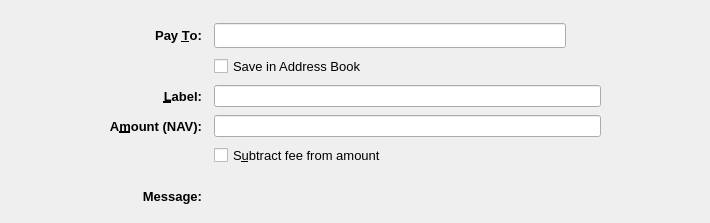
<?xml version="1.0" encoding="UTF-8"?>
<ui version="4.0">
 <class>SendCoinsEntry</class>
 <widget class="QStackedWidget" name="SendCoinsEntry">
  <property name="geometry">
   <rect>
    <x>0</x>
    <y>0</y>
    <width>710</width>
    <height>223</height>
   </rect>
  </property>
  <property name="focusPolicy">
   <enum>Qt::TabFocus</enum>
  </property>
  <property name="autoFillBackground">
   <bool>false</bool>
  </property>
  <property name="styleSheet">
   <string notr="true"/>
  </property>
  <property name="currentIndex">
   <number>0</number>
  </property>
  <widget class="QFrame" name="SendCoins">
   <property name="toolTip">
    <string>This is a normal payment.</string>
   </property>
   <property name="frameShape">
    <enum>QFrame::NoFrame</enum>
   </property>
   <layout class="QGridLayout" name="gridLayout">
    <property name="topMargin">
     <number>8</number>
    </property>
    <property name="bottomMargin">
     <number>4</number>
    </property>
    <property name="horizontalSpacing">
     <number>12</number>
    </property>
    <property name="verticalSpacing">
     <number>8</number>
    </property>
    <item row="1" column="0">
     <spacer name="horizontalSpacer">
      <property name="orientation">
       <enum>Qt::Horizontal</enum>
      </property>
      <property name="sizeType">
       <enum>QSizePolicy::Maximum</enum>
      </property>
      <property name="sizeHint" stdset="0">
       <size>
        <width>100</width>
        <height>20</height>
       </size>
      </property>
     </spacer>
    </item>
    <item row="3" column="2">
     <widget class="QLineEdit" name="addAsLabel">
      <property name="sizePolicy">
       <sizepolicy hsizetype="Expanding" vsizetype="Expanding">
        <horstretch>0</horstretch>
        <verstretch>0</verstretch>
       </sizepolicy>
      </property>
      <property name="toolTip">
       <string>Enter a label for this address to add it to the list of used addresses</string>
      </property>
      <property name="styleSheet">
       <string notr="true"/>
      </property>
     </widget>
    </item>
    <item row="0" column="2">
     <spacer name="verticalSpacer">
      <property name="orientation">
       <enum>Qt::Vertical</enum>
      </property>
      <property name="sizeHint" stdset="0">
       <size>
        <width>20</width>
        <height>40</height>
       </size>
      </property>
     </spacer>
    </item>
    <item row="1" column="3">
     <spacer name="horizontalSpacer_2">
      <property name="orientation">
       <enum>Qt::Horizontal</enum>
      </property>
      <property name="sizeType">
       <enum>QSizePolicy::Maximum</enum>
      </property>
      <property name="sizeHint" stdset="0">
       <size>
        <width>100</width>
        <height>20</height>
       </size>
      </property>
     </spacer>
    </item>
    <item row="12" column="2">
     <widget class="QLabel" name="messageTextLabel">
      <property name="toolTip">
       <string>A message that was attached to the tenocoin: URI which will be stored with the transaction for your reference. Note: This message will not be sent over the TenoCoin network.</string>
      </property>
      <property name="styleSheet">
       <string notr="true"/>
      </property>
      <property name="textFormat">
       <enum>Qt::PlainText</enum>
      </property>
     </widget>
    </item>
    <item row="1" column="1">
     <widget class="QLabel" name="payToLabel">
      <property name="font">
       <font>
        <pointsize>10</pointsize>
        <weight>75</weight>
        <bold>true</bold>
       </font>
      </property>
      <property name="text">
       <string>Pay &amp;To:</string>
      </property>
      <property name="alignment">
       <set>Qt::AlignRight|Qt::AlignTrailing|Qt::AlignVCenter</set>
      </property>
      <property name="buddy">
       <cstring>payTo</cstring>
      </property>
     </widget>
    </item>
    <item row="12" column="1">
     <widget class="QLabel" name="messageLabel">
      <property name="font">
       <font>
        <pointsize>10</pointsize>
        <weight>75</weight>
        <bold>true</bold>
       </font>
      </property>
      <property name="text">
       <string>Message:</string>
      </property>
      <property name="alignment">
       <set>Qt::AlignRight|Qt::AlignTrailing|Qt::AlignVCenter</set>
      </property>
     </widget>
    </item>
    <item row="6" column="2">
     <layout class="QHBoxLayout" name="horizontalLayoutAmount" stretch="0">
      <item>
       <widget class="TenoCoinAmountField" name="payAmount">
        <property name="sizePolicy">
         <sizepolicy hsizetype="Expanding" vsizetype="Expanding">
          <horstretch>0</horstretch>
          <verstretch>0</verstretch>
         </sizepolicy>
        </property>
        <property name="styleSheet">
         <string notr="true"/>
        </property>
       </widget>
      </item>
     </layout>
    </item>
    <item row="3" column="1">
     <widget class="QLabel" name="labellLabel">
      <property name="font">
       <font>
        <pointsize>10</pointsize>
        <weight>75</weight>
        <bold>true</bold>
       </font>
      </property>
      <property name="text">
       <string>&amp;Label:</string>
      </property>
      <property name="alignment">
       <set>Qt::AlignRight|Qt::AlignTrailing|Qt::AlignVCenter</set>
      </property>
      <property name="buddy">
       <cstring>addAsLabel</cstring>
      </property>
     </widget>
    </item>
    <item row="1" column="2">
     <layout class="QHBoxLayout" name="payToLayout">
      <property name="spacing">
       <number>0</number>
      </property>
      <item>
       <widget class="QValidatedLineEdit" name="payTo">
        <property name="sizePolicy">
         <sizepolicy hsizetype="Expanding" vsizetype="Expanding">
          <horstretch>0</horstretch>
          <verstretch>0</verstretch>
         </sizepolicy>
        </property>
        <property name="toolTip">
         <string>The TenoCoin address to send the payment to</string>
        </property>
        <property name="styleSheet">
         <string notr="true"/>
        </property>
       </widget>
      </item>
      <item>
       <widget class="QToolButton" name="addressBookButton">
        <property name="toolTip">
         <string notr="true"/>
        </property>
        <property name="styleSheet">
         <string notr="true">border:0;background:transparent</string>
        </property>
        <property name="text">
         <string/>
        </property>
        <property name="icon">
         <iconset resource="../tenocoin.qrc">
          <normaloff>:/icons/address-book</normaloff>:/icons/address-book</iconset>
        </property>
        <property name="iconSize">
         <size>
          <width>22</width>
          <height>22</height>
         </size>
        </property>
        <property name="shortcut">
         <string>Alt+A</string>
        </property>
       </widget>
      </item>
      <item>
       <spacer name="horizontalSpacer_3">
        <property name="orientation">
         <enum>Qt::Horizontal</enum>
        </property>
        <property name="sizeType">
         <enum>QSizePolicy::Maximum</enum>
        </property>
        <property name="sizeHint" stdset="0">
         <size>
          <width>10</width>
          <height>20</height>
         </size>
        </property>
       </spacer>
      </item>
     </layout>
    </item>
    <item row="10" column="2">
     <spacer name="verticalSpacer_3">
      <property name="orientation">
       <enum>Qt::Vertical</enum>
      </property>
      <property name="sizeHint" stdset="0">
       <size>
        <width>20</width>
        <height>40</height>
       </size>
      </property>
     </spacer>
    </item>
    <item row="2" column="2">
     <widget class="QCheckBox" name="addressBookCheckBox">
      <property name="font">
       <font>
        <pointsize>10</pointsize>
       </font>
      </property>
      <property name="text">
       <string>Save in Address Book</string>
      </property>
     </widget>
    </item>
    <item row="6" column="1">
     <widget class="QLabel" name="amountLabel">
      <property name="font">
       <font>
        <pointsize>10</pointsize>
        <weight>75</weight>
        <bold>true</bold>
       </font>
      </property>
      <property name="text">
       <string>A&amp;mount (NAV):</string>
      </property>
      <property name="alignment">
       <set>Qt::AlignRight|Qt::AlignTrailing|Qt::AlignVCenter</set>
      </property>
      <property name="buddy">
       <cstring>payAmount</cstring>
      </property>
     </widget>
    </item>
    <item row="13" column="2">
     <spacer name="verticalSpacer_2">
      <property name="orientation">
       <enum>Qt::Vertical</enum>
      </property>
      <property name="sizeHint" stdset="0">
       <size>
        <width>20</width>
        <height>40</height>
       </size>
      </property>
     </spacer>
    </item>
    <item row="7" column="2">
     <widget class="QCheckBox" name="checkboxSubtractFeeFromAmount">
      <property name="font">
       <font>
        <pointsize>10</pointsize>
       </font>
      </property>
      <property name="toolTip">
       <string>The fee will be deducted from the amount being sent. The recipient will receive less tenocoins than you enter in the amount field. If multiple recipients are selected, the fee is split equally.</string>
      </property>
      <property name="text">
       <string>S&amp;ubtract fee from amount</string>
      </property>
     </widget>
    </item>
   </layout>
  </widget>
  <widget class="QFrame" name="SendCoins_UnauthenticatedPaymentRequest">
   <property name="palette">
    <palette>
     <active>
      <colorrole role="WindowText">
       <brush brushstyle="SolidPattern">
        <color alpha="255">
         <red>0</red>
         <green>0</green>
         <blue>0</blue>
        </color>
       </brush>
      </colorrole>
      <colorrole role="Button">
       <brush brushstyle="SolidPattern">
        <color alpha="255">
         <red>239</red>
         <green>241</green>
         <blue>244</blue>
        </color>
       </brush>
      </colorrole>
      <colorrole role="Light">
       <brush brushstyle="SolidPattern">
        <color alpha="255">
         <red>255</red>
         <green>255</green>
         <blue>255</blue>
        </color>
       </brush>
      </colorrole>
      <colorrole role="Midlight">
       <brush brushstyle="SolidPattern">
        <color alpha="255">
         <red>255</red>
         <green>255</green>
         <blue>191</blue>
        </color>
       </brush>
      </colorrole>
      <colorrole role="Dark">
       <brush brushstyle="SolidPattern">
        <color alpha="255">
         <red>127</red>
         <green>127</green>
         <blue>63</blue>
        </color>
       </brush>
      </colorrole>
      <colorrole role="Mid">
       <brush brushstyle="SolidPattern">
        <color alpha="255">
         <red>170</red>
         <green>170</green>
         <blue>84</blue>
        </color>
       </brush>
      </colorrole>
      <colorrole role="Text">
       <brush brushstyle="SolidPattern">
        <color alpha="255">
         <red>0</red>
         <green>0</green>
         <blue>0</blue>
        </color>
       </brush>
      </colorrole>
      <colorrole role="BrightText">
       <brush brushstyle="SolidPattern">
        <color alpha="255">
         <red>255</red>
         <green>255</green>
         <blue>255</blue>
        </color>
       </brush>
      </colorrole>
      <colorrole role="ButtonText">
       <brush brushstyle="SolidPattern">
        <color alpha="255">
         <red>0</red>
         <green>0</green>
         <blue>0</blue>
        </color>
       </brush>
      </colorrole>
      <colorrole role="Base">
       <brush brushstyle="SolidPattern">
        <color alpha="255">
         <red>239</red>
         <green>241</green>
         <blue>244</blue>
        </color>
       </brush>
      </colorrole>
      <colorrole role="Window">
       <brush brushstyle="SolidPattern">
        <color alpha="255">
         <red>239</red>
         <green>241</green>
         <blue>244</blue>
        </color>
       </brush>
      </colorrole>
      <colorrole role="Shadow">
       <brush brushstyle="SolidPattern">
        <color alpha="255">
         <red>0</red>
         <green>0</green>
         <blue>0</blue>
        </color>
       </brush>
      </colorrole>
      <colorrole role="AlternateBase">
       <brush brushstyle="SolidPattern">
        <color alpha="255">
         <red>255</red>
         <green>255</green>
         <blue>191</blue>
        </color>
       </brush>
      </colorrole>
      <colorrole role="ToolTipBase">
       <brush brushstyle="SolidPattern">
        <color alpha="255">
         <red>255</red>
         <green>255</green>
         <blue>220</blue>
        </color>
       </brush>
      </colorrole>
      <colorrole role="ToolTipText">
       <brush brushstyle="SolidPattern">
        <color alpha="255">
         <red>0</red>
         <green>0</green>
         <blue>0</blue>
        </color>
       </brush>
      </colorrole>
     </active>
     <inactive>
      <colorrole role="WindowText">
       <brush brushstyle="SolidPattern">
        <color alpha="255">
         <red>0</red>
         <green>0</green>
         <blue>0</blue>
        </color>
       </brush>
      </colorrole>
      <colorrole role="Button">
       <brush brushstyle="SolidPattern">
        <color alpha="255">
         <red>239</red>
         <green>241</green>
         <blue>244</blue>
        </color>
       </brush>
      </colorrole>
      <colorrole role="Light">
       <brush brushstyle="SolidPattern">
        <color alpha="255">
         <red>255</red>
         <green>255</green>
         <blue>255</blue>
        </color>
       </brush>
      </colorrole>
      <colorrole role="Midlight">
       <brush brushstyle="SolidPattern">
        <color alpha="255">
         <red>255</red>
         <green>255</green>
         <blue>191</blue>
        </color>
       </brush>
      </colorrole>
      <colorrole role="Dark">
       <brush brushstyle="SolidPattern">
        <color alpha="255">
         <red>127</red>
         <green>127</green>
         <blue>63</blue>
        </color>
       </brush>
      </colorrole>
      <colorrole role="Mid">
       <brush brushstyle="SolidPattern">
        <color alpha="255">
         <red>170</red>
         <green>170</green>
         <blue>84</blue>
        </color>
       </brush>
      </colorrole>
      <colorrole role="Text">
       <brush brushstyle="SolidPattern">
        <color alpha="255">
         <red>0</red>
         <green>0</green>
         <blue>0</blue>
        </color>
       </brush>
      </colorrole>
      <colorrole role="BrightText">
       <brush brushstyle="SolidPattern">
        <color alpha="255">
         <red>255</red>
         <green>255</green>
         <blue>255</blue>
        </color>
       </brush>
      </colorrole>
      <colorrole role="ButtonText">
       <brush brushstyle="SolidPattern">
        <color alpha="255">
         <red>0</red>
         <green>0</green>
         <blue>0</blue>
        </color>
       </brush>
      </colorrole>
      <colorrole role="Base">
       <brush brushstyle="SolidPattern">
        <color alpha="255">
         <red>239</red>
         <green>241</green>
         <blue>244</blue>
        </color>
       </brush>
      </colorrole>
      <colorrole role="Window">
       <brush brushstyle="SolidPattern">
        <color alpha="255">
         <red>239</red>
         <green>241</green>
         <blue>244</blue>
        </color>
       </brush>
      </colorrole>
      <colorrole role="Shadow">
       <brush brushstyle="SolidPattern">
        <color alpha="255">
         <red>0</red>
         <green>0</green>
         <blue>0</blue>
        </color>
       </brush>
      </colorrole>
      <colorrole role="AlternateBase">
       <brush brushstyle="SolidPattern">
        <color alpha="255">
         <red>255</red>
         <green>255</green>
         <blue>191</blue>
        </color>
       </brush>
      </colorrole>
      <colorrole role="ToolTipBase">
       <brush brushstyle="SolidPattern">
        <color alpha="255">
         <red>255</red>
         <green>255</green>
         <blue>220</blue>
        </color>
       </brush>
      </colorrole>
      <colorrole role="ToolTipText">
       <brush brushstyle="SolidPattern">
        <color alpha="255">
         <red>0</red>
         <green>0</green>
         <blue>0</blue>
        </color>
       </brush>
      </colorrole>
     </inactive>
     <disabled>
      <colorrole role="WindowText">
       <brush brushstyle="SolidPattern">
        <color alpha="255">
         <red>127</red>
         <green>127</green>
         <blue>63</blue>
        </color>
       </brush>
      </colorrole>
      <colorrole role="Button">
       <brush brushstyle="SolidPattern">
        <color alpha="255">
         <red>239</red>
         <green>241</green>
         <blue>244</blue>
        </color>
       </brush>
      </colorrole>
      <colorrole role="Light">
       <brush brushstyle="SolidPattern">
        <color alpha="255">
         <red>255</red>
         <green>255</green>
         <blue>255</blue>
        </color>
       </brush>
      </colorrole>
      <colorrole role="Midlight">
       <brush brushstyle="SolidPattern">
        <color alpha="255">
         <red>255</red>
         <green>255</green>
         <blue>191</blue>
        </color>
       </brush>
      </colorrole>
      <colorrole role="Dark">
       <brush brushstyle="SolidPattern">
        <color alpha="255">
         <red>127</red>
         <green>127</green>
         <blue>63</blue>
        </color>
       </brush>
      </colorrole>
      <colorrole role="Mid">
       <brush brushstyle="SolidPattern">
        <color alpha="255">
         <red>170</red>
         <green>170</green>
         <blue>84</blue>
        </color>
       </brush>
      </colorrole>
      <colorrole role="Text">
       <brush brushstyle="SolidPattern">
        <color alpha="255">
         <red>127</red>
         <green>127</green>
         <blue>63</blue>
        </color>
       </brush>
      </colorrole>
      <colorrole role="BrightText">
       <brush brushstyle="SolidPattern">
        <color alpha="255">
         <red>255</red>
         <green>255</green>
         <blue>255</blue>
        </color>
       </brush>
      </colorrole>
      <colorrole role="ButtonText">
       <brush brushstyle="SolidPattern">
        <color alpha="255">
         <red>127</red>
         <green>127</green>
         <blue>63</blue>
        </color>
       </brush>
      </colorrole>
      <colorrole role="Base">
       <brush brushstyle="SolidPattern">
        <color alpha="255">
         <red>239</red>
         <green>241</green>
         <blue>244</blue>
        </color>
       </brush>
      </colorrole>
      <colorrole role="Window">
       <brush brushstyle="SolidPattern">
        <color alpha="255">
         <red>239</red>
         <green>241</green>
         <blue>244</blue>
        </color>
       </brush>
      </colorrole>
      <colorrole role="Shadow">
       <brush brushstyle="SolidPattern">
        <color alpha="255">
         <red>0</red>
         <green>0</green>
         <blue>0</blue>
        </color>
       </brush>
      </colorrole>
      <colorrole role="AlternateBase">
       <brush brushstyle="SolidPattern">
        <color alpha="255">
         <red>255</red>
         <green>255</green>
         <blue>127</blue>
        </color>
       </brush>
      </colorrole>
      <colorrole role="ToolTipBase">
       <brush brushstyle="SolidPattern">
        <color alpha="255">
         <red>255</red>
         <green>255</green>
         <blue>220</blue>
        </color>
       </brush>
      </colorrole>
      <colorrole role="ToolTipText">
       <brush brushstyle="SolidPattern">
        <color alpha="255">
         <red>0</red>
         <green>0</green>
         <blue>0</blue>
        </color>
       </brush>
      </colorrole>
     </disabled>
    </palette>
   </property>
   <property name="toolTip">
    <string>This is an unauthenticated payment request.</string>
   </property>
   <property name="autoFillBackground">
    <bool>false</bool>
   </property>
   <property name="frameShape">
    <enum>QFrame::NoFrame</enum>
   </property>
   <layout class="QGridLayout" name="gridLayout_is">
    <property name="spacing">
     <number>12</number>
    </property>
    <item row="0" column="0">
     <widget class="QLabel" name="payToLabel_is">
      <property name="text">
       <string>Pay To:</string>
      </property>
      <property name="alignment">
       <set>Qt::AlignRight|Qt::AlignTrailing|Qt::AlignVCenter</set>
      </property>
     </widget>
    </item>
    <item row="0" column="1">
     <layout class="QHBoxLayout" name="payToLayout_is">
      <property name="spacing">
       <number>0</number>
      </property>
      <item>
       <widget class="QLabel" name="payTo_is">
        <property name="styleSheet">
         <string notr="true">background: #fff; border-radius: 4px; border: 1px solid #000; padding:2px</string>
        </property>
       </widget>
      </item>
      <item>
       <widget class="QToolButton" name="deleteButton_is">
        <property name="toolTip">
         <string>Remove this entry</string>
        </property>
        <property name="text">
         <string/>
        </property>
        <property name="icon">
         <iconset resource="../tenocoin.qrc">
          <normaloff>:/icons/remove</normaloff>:/icons/remove</iconset>
        </property>
       </widget>
      </item>
     </layout>
    </item>
    <item row="1" column="0">
     <widget class="QLabel" name="memoLabel_is">
      <property name="text">
       <string>Memo:</string>
      </property>
      <property name="alignment">
       <set>Qt::AlignRight|Qt::AlignTrailing|Qt::AlignVCenter</set>
      </property>
     </widget>
    </item>
    <item row="1" column="1">
     <widget class="QLabel" name="memoTextLabel_is">
      <property name="styleSheet">
       <string notr="true">background: #fff; border-radius: 4px; border: 1px solid #000; padding:2px</string>
      </property>
      <property name="textFormat">
       <enum>Qt::PlainText</enum>
      </property>
     </widget>
    </item>
    <item row="2" column="0">
     <widget class="QLabel" name="amountLabel_is">
      <property name="text">
       <string>A&amp;mount:</string>
      </property>
      <property name="alignment">
       <set>Qt::AlignRight|Qt::AlignTrailing|Qt::AlignVCenter</set>
      </property>
      <property name="buddy">
       <cstring>payAmount_is</cstring>
      </property>
     </widget>
    </item>
    <item row="2" column="1">
     <widget class="TenoCoinAmountField" name="payAmount_is">
      <property name="acceptDrops">
       <bool>false</bool>
      </property>
      <property name="styleSheet">
       <string notr="true">background: #fff; border-radius: 4px; border: 1px solid #000; padding:2px</string>
      </property>
     </widget>
    </item>
   </layout>
  </widget>
  <widget class="QFrame" name="SendCoins_AuthenticatedPaymentRequest">
   <property name="palette">
    <palette>
     <active>
      <colorrole role="WindowText">
       <brush brushstyle="SolidPattern">
        <color alpha="255">
         <red>0</red>
         <green>0</green>
         <blue>0</blue>
        </color>
       </brush>
      </colorrole>
      <colorrole role="Button">
       <brush brushstyle="SolidPattern">
        <color alpha="255">
         <red>239</red>
         <green>241</green>
         <blue>244</blue>
        </color>
       </brush>
      </colorrole>
      <colorrole role="Light">
       <brush brushstyle="SolidPattern">
        <color alpha="255">
         <red>230</red>
         <green>255</green>
         <blue>224</blue>
        </color>
       </brush>
      </colorrole>
      <colorrole role="Midlight">
       <brush brushstyle="SolidPattern">
        <color alpha="255">
         <red>185</red>
         <green>243</green>
         <blue>171</blue>
        </color>
       </brush>
      </colorrole>
      <colorrole role="Dark">
       <brush brushstyle="SolidPattern">
        <color alpha="255">
         <red>70</red>
         <green>116</green>
         <blue>59</blue>
        </color>
       </brush>
      </colorrole>
      <colorrole role="Mid">
       <brush brushstyle="SolidPattern">
        <color alpha="255">
         <red>93</red>
         <green>155</green>
         <blue>79</blue>
        </color>
       </brush>
      </colorrole>
      <colorrole role="Text">
       <brush brushstyle="SolidPattern">
        <color alpha="255">
         <red>0</red>
         <green>0</green>
         <blue>0</blue>
        </color>
       </brush>
      </colorrole>
      <colorrole role="BrightText">
       <brush brushstyle="SolidPattern">
        <color alpha="255">
         <red>155</red>
         <green>255</green>
         <blue>147</blue>
        </color>
       </brush>
      </colorrole>
      <colorrole role="ButtonText">
       <brush brushstyle="SolidPattern">
        <color alpha="255">
         <red>0</red>
         <green>0</green>
         <blue>0</blue>
        </color>
       </brush>
      </colorrole>
      <colorrole role="Base">
       <brush brushstyle="SolidPattern">
        <color alpha="255">
         <red>239</red>
         <green>241</green>
         <blue>244</blue>
        </color>
       </brush>
      </colorrole>
      <colorrole role="Window">
       <brush brushstyle="SolidPattern">
        <color alpha="255">
         <red>239</red>
         <green>241</green>
         <blue>244</blue>
        </color>
       </brush>
      </colorrole>
      <colorrole role="Shadow">
       <brush brushstyle="SolidPattern">
        <color alpha="255">
         <red>0</red>
         <green>0</green>
         <blue>0</blue>
        </color>
       </brush>
      </colorrole>
      <colorrole role="AlternateBase">
       <brush brushstyle="SolidPattern">
        <color alpha="255">
         <red>197</red>
         <green>243</green>
         <blue>187</blue>
        </color>
       </brush>
      </colorrole>
      <colorrole role="NoRole">
       <brush brushstyle="SolidPattern">
        <color alpha="255">
         <red>125</red>
         <green>194</green>
         <blue>122</blue>
        </color>
       </brush>
      </colorrole>
      <colorrole role="ToolTipBase">
       <brush brushstyle="SolidPattern">
        <color alpha="255">
         <red>255</red>
         <green>255</green>
         <blue>220</blue>
        </color>
       </brush>
      </colorrole>
      <colorrole role="ToolTipText">
       <brush brushstyle="SolidPattern">
        <color alpha="255">
         <red>0</red>
         <green>0</green>
         <blue>0</blue>
        </color>
       </brush>
      </colorrole>
     </active>
     <inactive>
      <colorrole role="WindowText">
       <brush brushstyle="SolidPattern">
        <color alpha="255">
         <red>0</red>
         <green>0</green>
         <blue>0</blue>
        </color>
       </brush>
      </colorrole>
      <colorrole role="Button">
       <brush brushstyle="SolidPattern">
        <color alpha="255">
         <red>239</red>
         <green>241</green>
         <blue>244</blue>
        </color>
       </brush>
      </colorrole>
      <colorrole role="Light">
       <brush brushstyle="SolidPattern">
        <color alpha="255">
         <red>230</red>
         <green>255</green>
         <blue>224</blue>
        </color>
       </brush>
      </colorrole>
      <colorrole role="Midlight">
       <brush brushstyle="SolidPattern">
        <color alpha="255">
         <red>185</red>
         <green>243</green>
         <blue>171</blue>
        </color>
       </brush>
      </colorrole>
      <colorrole role="Dark">
       <brush brushstyle="SolidPattern">
        <color alpha="255">
         <red>70</red>
         <green>116</green>
         <blue>59</blue>
        </color>
       </brush>
      </colorrole>
      <colorrole role="Mid">
       <brush brushstyle="SolidPattern">
        <color alpha="255">
         <red>93</red>
         <green>155</green>
         <blue>79</blue>
        </color>
       </brush>
      </colorrole>
      <colorrole role="Text">
       <brush brushstyle="SolidPattern">
        <color alpha="255">
         <red>0</red>
         <green>0</green>
         <blue>0</blue>
        </color>
       </brush>
      </colorrole>
      <colorrole role="BrightText">
       <brush brushstyle="SolidPattern">
        <color alpha="255">
         <red>155</red>
         <green>255</green>
         <blue>147</blue>
        </color>
       </brush>
      </colorrole>
      <colorrole role="ButtonText">
       <brush brushstyle="SolidPattern">
        <color alpha="255">
         <red>0</red>
         <green>0</green>
         <blue>0</blue>
        </color>
       </brush>
      </colorrole>
      <colorrole role="Base">
       <brush brushstyle="SolidPattern">
        <color alpha="255">
         <red>239</red>
         <green>241</green>
         <blue>244</blue>
        </color>
       </brush>
      </colorrole>
      <colorrole role="Window">
       <brush brushstyle="SolidPattern">
        <color alpha="255">
         <red>239</red>
         <green>241</green>
         <blue>244</blue>
        </color>
       </brush>
      </colorrole>
      <colorrole role="Shadow">
       <brush brushstyle="SolidPattern">
        <color alpha="255">
         <red>0</red>
         <green>0</green>
         <blue>0</blue>
        </color>
       </brush>
      </colorrole>
      <colorrole role="AlternateBase">
       <brush brushstyle="SolidPattern">
        <color alpha="255">
         <red>197</red>
         <green>243</green>
         <blue>187</blue>
        </color>
       </brush>
      </colorrole>
      <colorrole role="NoRole">
       <brush brushstyle="SolidPattern">
        <color alpha="255">
         <red>125</red>
         <green>194</green>
         <blue>122</blue>
        </color>
       </brush>
      </colorrole>
      <colorrole role="ToolTipBase">
       <brush brushstyle="SolidPattern">
        <color alpha="255">
         <red>255</red>
         <green>255</green>
         <blue>220</blue>
        </color>
       </brush>
      </colorrole>
      <colorrole role="ToolTipText">
       <brush brushstyle="SolidPattern">
        <color alpha="255">
         <red>0</red>
         <green>0</green>
         <blue>0</blue>
        </color>
       </brush>
      </colorrole>
     </inactive>
     <disabled>
      <colorrole role="WindowText">
       <brush brushstyle="SolidPattern">
        <color alpha="255">
         <red>70</red>
         <green>116</green>
         <blue>59</blue>
        </color>
       </brush>
      </colorrole>
      <colorrole role="Button">
       <brush brushstyle="SolidPattern">
        <color alpha="255">
         <red>239</red>
         <green>241</green>
         <blue>244</blue>
        </color>
       </brush>
      </colorrole>
      <colorrole role="Light">
       <brush brushstyle="SolidPattern">
        <color alpha="255">
         <red>230</red>
         <green>255</green>
         <blue>224</blue>
        </color>
       </brush>
      </colorrole>
      <colorrole role="Midlight">
       <brush brushstyle="SolidPattern">
        <color alpha="255">
         <red>185</red>
         <green>243</green>
         <blue>171</blue>
        </color>
       </brush>
      </colorrole>
      <colorrole role="Dark">
       <brush brushstyle="SolidPattern">
        <color alpha="255">
         <red>70</red>
         <green>116</green>
         <blue>59</blue>
        </color>
       </brush>
      </colorrole>
      <colorrole role="Mid">
       <brush brushstyle="SolidPattern">
        <color alpha="255">
         <red>93</red>
         <green>155</green>
         <blue>79</blue>
        </color>
       </brush>
      </colorrole>
      <colorrole role="Text">
       <brush brushstyle="SolidPattern">
        <color alpha="255">
         <red>70</red>
         <green>116</green>
         <blue>59</blue>
        </color>
       </brush>
      </colorrole>
      <colorrole role="BrightText">
       <brush brushstyle="SolidPattern">
        <color alpha="255">
         <red>155</red>
         <green>255</green>
         <blue>147</blue>
        </color>
       </brush>
      </colorrole>
      <colorrole role="ButtonText">
       <brush brushstyle="SolidPattern">
        <color alpha="255">
         <red>70</red>
         <green>116</green>
         <blue>59</blue>
        </color>
       </brush>
      </colorrole>
      <colorrole role="Base">
       <brush brushstyle="SolidPattern">
        <color alpha="255">
         <red>239</red>
         <green>241</green>
         <blue>244</blue>
        </color>
       </brush>
      </colorrole>
      <colorrole role="Window">
       <brush brushstyle="SolidPattern">
        <color alpha="255">
         <red>239</red>
         <green>241</green>
         <blue>244</blue>
        </color>
       </brush>
      </colorrole>
      <colorrole role="Shadow">
       <brush brushstyle="SolidPattern">
        <color alpha="255">
         <red>0</red>
         <green>0</green>
         <blue>0</blue>
        </color>
       </brush>
      </colorrole>
      <colorrole role="AlternateBase">
       <brush brushstyle="SolidPattern">
        <color alpha="255">
         <red>140</red>
         <green>232</green>
         <blue>119</blue>
        </color>
       </brush>
      </colorrole>
      <colorrole role="NoRole">
       <brush brushstyle="SolidPattern">
        <color alpha="255">
         <red>125</red>
         <green>194</green>
         <blue>122</blue>
        </color>
       </brush>
      </colorrole>
      <colorrole role="ToolTipBase">
       <brush brushstyle="SolidPattern">
        <color alpha="255">
         <red>255</red>
         <green>255</green>
         <blue>220</blue>
        </color>
       </brush>
      </colorrole>
      <colorrole role="ToolTipText">
       <brush brushstyle="SolidPattern">
        <color alpha="255">
         <red>0</red>
         <green>0</green>
         <blue>0</blue>
        </color>
       </brush>
      </colorrole>
     </disabled>
    </palette>
   </property>
   <property name="toolTip">
    <string>This is an authenticated payment request.</string>
   </property>
   <property name="autoFillBackground">
    <bool>false</bool>
   </property>
   <property name="styleSheet">
    <string notr="true">background: #eff1f4; border: 0</string>
   </property>
   <property name="frameShape">
    <enum>QFrame::NoFrame</enum>
   </property>
   <layout class="QGridLayout" name="gridLayout_s">
    <property name="spacing">
     <number>12</number>
    </property>
    <item row="0" column="0">
     <widget class="QLabel" name="payToLabel_s">
      <property name="text">
       <string>Pay To:</string>
      </property>
      <property name="alignment">
       <set>Qt::AlignRight|Qt::AlignTrailing|Qt::AlignVCenter</set>
      </property>
     </widget>
    </item>
    <item row="0" column="1">
     <layout class="QHBoxLayout" name="payToLayout_s">
      <property name="spacing">
       <number>0</number>
      </property>
      <item>
       <widget class="QLabel" name="payTo_s">
        <property name="styleSheet">
         <string notr="true">background: #fff; border-radius: 4px; border: 1px solid #000; padding:2px</string>
        </property>
        <property name="textFormat">
         <enum>Qt::PlainText</enum>
        </property>
       </widget>
      </item>
      <item>
       <widget class="QToolButton" name="deleteButton_s">
        <property name="toolTip">
         <string>Remove this entry</string>
        </property>
        <property name="text">
         <string/>
        </property>
        <property name="icon">
         <iconset resource="../tenocoin.qrc">
          <normaloff>:/icons/remove</normaloff>:/icons/remove</iconset>
        </property>
       </widget>
      </item>
     </layout>
    </item>
    <item row="1" column="0">
     <widget class="QLabel" name="memoLabel_s">
      <property name="text">
       <string>Memo:</string>
      </property>
      <property name="alignment">
       <set>Qt::AlignRight|Qt::AlignTrailing|Qt::AlignVCenter</set>
      </property>
     </widget>
    </item>
    <item row="1" column="1">
     <widget class="QLabel" name="memoTextLabel_s">
      <property name="styleSheet">
       <string notr="true">background: #fff; border-radius: 4px; border: 1px solid #000; padding:2px</string>
      </property>
      <property name="textFormat">
       <enum>Qt::PlainText</enum>
      </property>
     </widget>
    </item>
    <item row="2" column="0">
     <widget class="QLabel" name="amountLabel_s">
      <property name="text">
       <string>A&amp;mount:</string>
      </property>
      <property name="alignment">
       <set>Qt::AlignRight|Qt::AlignTrailing|Qt::AlignVCenter</set>
      </property>
      <property name="buddy">
       <cstring>payAmount_s</cstring>
      </property>
     </widget>
    </item>
    <item row="2" column="1">
     <widget class="TenoCoinAmountField" name="payAmount_s">
      <property name="acceptDrops">
       <bool>false</bool>
      </property>
      <property name="styleSheet">
       <string notr="true">background: #fff; border-radius: 4px; border: 1px solid #000; padding:2px</string>
      </property>
     </widget>
    </item>
   </layout>
  </widget>
 </widget>
 <customwidgets>
  <customwidget>
   <class>QValidatedLineEdit</class>
   <extends>QLineEdit</extends>
   <header>qvalidatedlineedit.h</header>
  </customwidget>
  <customwidget>
   <class>TenoCoinAmountField</class>
   <extends>QLineEdit</extends>
   <header>tenocoinamountfield.h</header>
   <container>1</container>
  </customwidget>
 </customwidgets>
 <tabstops>
  <tabstop>payTo</tabstop>
  <tabstop>addressBookButton</tabstop>
  <tabstop>payAmount</tabstop>
  <tabstop>payAmount_is</tabstop>
  <tabstop>deleteButton_is</tabstop>
  <tabstop>payAmount_s</tabstop>
  <tabstop>deleteButton_s</tabstop>
 </tabstops>
 <resources>
  <include location="../tenocoin.qrc"/>
 </resources>
 <connections/>
</ui>
